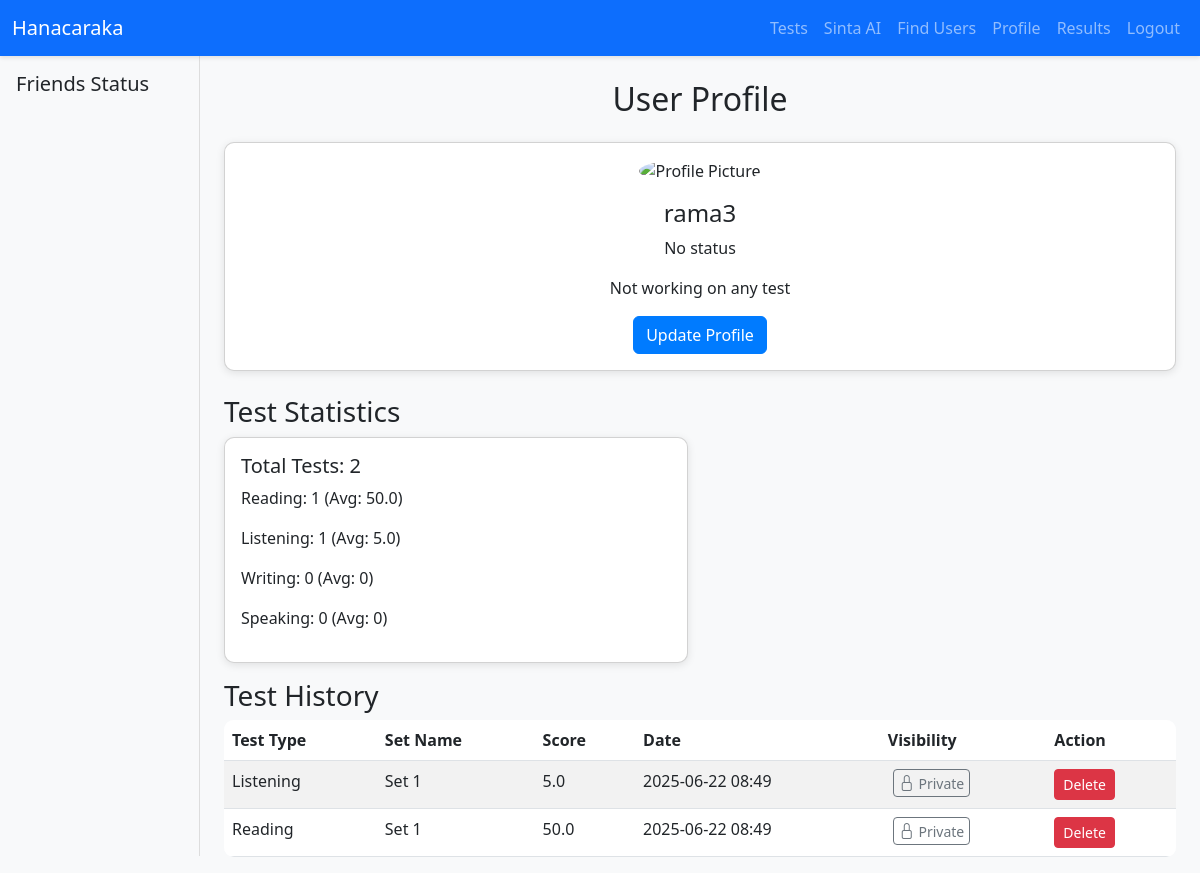
The page /profile/ (signed in) on the database its author committed.
### models.py (models this page shows, shortened)
class User(UserMixin, db.Model):
    id = db.Column(db.Integer, primary_key=True)
    username = db.Column(db.String(80), unique=True, nullable=False)
    password_hash = db.Column(db.String(128), nullable=False)
    profile_image = db.Column(db.LargeBinary, nullable=True)  # BLOB untuk profile picture
    tests = db.relationship('TestResult', backref='user', lazy=True)
    chat_sessions = db.relationship('ChatSession', backref='user', lazy=True)
    friendships = db.relationship('Friendship', foreign_keys='Friendship.user_id', backref='user', lazy=True)
    friend_requests_sent = db.relationship('FriendRequest', foreign_keys='FriendRequest.sender_id', backref='sender', lazy=True)
    friend_requests_received = db.relationship('FriendRequest', foreign_keys='FriendRequest.receiver_id', backref='receiver', lazy=True)
    status = db.relationship('UserStatus', backref='user', uselist=False, lazy=True)

class TestResult(db.Model):
    id = db.Column(db.Integer, primary_key=True)
    user_id = db.Column(db.Integer, db.ForeignKey('user.id'), nullable=False)
    test_type = db.Column(db.String(50), nullable=False)
    set_name = db.Column(db.String(100), nullable=False)
    score = db.Column(db.JSON, nullable=False)
    timestamp = db.Column(db.DateTime, nullable=False, default=datetime.utcnow)
    is_public = db.Column(db.Boolean, default=False)  # New column for public/private

### routes/profile.py (the view)
@profile.route('/')
@login_required
def profile_page():
    try:
        results = TestResult.query.filter_by(user_id=current_user.id).order_by(TestResult.timestamp.desc()).all()
        friends = Friendship.query.filter_by(user_id=current_user.id).all()
        friend_requests = FriendRequest.query.filter_by(receiver_id=current_user.id, status='pending').all()
        stats = {
            'total_tests': len(results),
            'reading_tests': sum(1 for r in results if r.test_type == 'reading'),
            'listening_tests': sum(1 for r in results if r.test_type == 'listening'),
            'writing_tests': sum(1 for r in results if r.test_type == 'writing'),
            'speaking_tests': sum(1 for r in results if r.test_type == 'speaking'),
            'avg_reading': 0,
            'avg_listening': 0,
            'avg_writing': 0,
            'avg_speaking': 0
        }
        reading_scores = [r.score.get('percentage', 0) for r in results if r.test_type == 'reading' and 'percentage' in r.score]
        listening_scores = [r.score.get('percentage', 0) for r in results if r.test_type == 'listening' and 'percentage' in r.score]
        writing_scores = [r.score.get('overall', 0) for r in results if r.test_type == 'writing' and 'overall' in r.score]
        speaking_scores = [r.score.get('overall', 0) for r in results if r.test_type == 'speaking' and 'overall' in r.score]
        stats['avg_reading'] = sum(reading_scores) / len(reading_scores) if reading_scores else 0
        stats['avg_listening'] = sum(listening_scores) / len(listening_scores) if listening_scores else 0
        stats['avg_writing'] = sum(writing_scores) / len(writing_scores) if writing_scores else 0
        stats['avg_speaking'] = sum(speaking_scores) / len(speaking_scores) if speaking_scores else 0
        return render_template('profile.html', results=results, stats=stats, user=current_user, friends=friends, friend_requests=friend_requests)
    except Exception as e:
        logger.error(f"Error loading profile for user {current_user.id}: {str(e)}", exc_info=True)
        return render_template('profile.html', results=[], stats={}, user=current_user, friends=[], friend_requests=[], error=str(e))

### app.py (called while the page is built)
@login_manager.user_loader
def load_user(user_id):
    return db.session.get(User, int(user_id))

@app.after_request
def add_no_cache(response):
    response.headers['Cache-Control'] = 'no-store, no-cache, must-revalidate, max-age=0'
    response.headers['Pragma'] = 'no-cache'
    response.headers['Expires'] = '0'
    return response

### templates/profile.html (shortened to what this page needs)
{% extends 'base.html' %}
{% block main_content %}
    <div class="container">
        <h2 class="text-center mb-4">User Profile</h2>
        <div class="card mb-4">
            <div class="card-body text-center">
                {% if user.profile_image %}
                    <img src="{{ url_for('profile.get_profile_image') }}" alt="Profile Picture" class="rounded-circle mb-3" style="width: 150px; height: 150px; object-fit: cover;">
                {% else %}
                    <div class="rounded-circle bg-secondary mb-3 mx-auto" style="width: 150px; height: 150px; line-height: 150px; color: white;">No Image</div>
                {% endif %}
                <h4>{{ user.username }}</h4>
                <p id="userStatus">{{ user.status.status if user.status else 'No status' }}</p>
                <p id="activeTest">
                    {% if user.status and user.status.active_test_id %}
                        {% set test = user.status.active_test %}
                        Working on {{ test.test_type|title }} test (Set: {{ test.set_name }})
                    {% else %}
                        Not working on any test
                    {% endif %}
                </p>
                <a href="{{ url_for('profile.update_profile') }}" class="btn btn-primary">Update Profile</a>
            </div>
        </div>
        <h3>Test Statistics</h3>
        <div class="row">
            <div class="col-md-6">
                <div class="card mb-3">
                    <div class="card-body">
                        <h5>Total Tests: {{ stats.total_tests|default(0) }}</h5>
                        <p>Reading: {{ stats.reading_tests|default(0) }} (Avg: {{ (stats.avg_reading|default(0))|round(2) }})</p>
                        <p>Listening: {{ stats.listening_tests|default(0) }} (Avg: {{ (stats.avg_listening|default(0))|round(2) }})</p>
                        <p>Writing: {{ stats.writing_tests|default(0) }} (Avg: {{ (stats.avg_writing|default(0))|round(2) }})</p>
                        <p>Speaking: {{ stats.speaking_tests|default(0) }} (Avg: {{ (stats.avg_speaking|default(0))|round(2) }})</p>
                    </div>
                </div>
            </div>
        </div>
        <h3>Test History <span id="friendRequestBadge" class="badge bg-primary" style="display: none;">0</span></h3>
        <table class="table table-striped">
            <thead>
                <tr>
                    <th>Test Type</th>
                    <th>Set Name</th>
                    <th>Score</th>
                    <th>Date</th>
                    <th>Visibility</th>
                    <th>Action</th>
                </tr>
            </thead>
            <tbody>
                {% for result in results %}
                    <tr id="result-{{ result.id }}">
                        <td>{{ result.test_type|title }}</td>
                        <td>{{ result.set_name }}</td>
                        <td>{{ result.score.get('overall', result.score.get('percentage', 0))|round(2) }}</td>
                        <td>{{ result.timestamp.strftime('%Y-%m-%d %H:%M') }}</td>
                        <td>
                            <button type="button" class="btn btn-outline-secondary btn-sm toggle-public"
                                    data-result-id="{{ result.id }}"
                                    data-is-public="{{ result.is_public|lower }}"
                                    data-url="{{ url_for('profile.toggle_public', result_id=result.id) }}"
                                    aria-label="Toggle public/private">
                                <i class="bi {{ 'bi-globe' if result.is_public else 'bi-lock' }}"></i>
                                {{ 'Public' if result.is_public else 'Private' }}
                            </button>
                        </td>
                        <td>
                            <form class="delete-result-form"
                                  data-result-id="{{ result.id }}"
                                  data-url="{{ url_for('profile.delete_result', result_id=result.id) }}"
                                  method="POST">
                                <button type="submit" class="btn btn-danger btn-sm">Delete</button>
                            </form>
                        </td>
                    </tr>
                {% endfor %}
            </tbody>
        </table>
    </div>
{% endblock %}

### static/css/base.css (style rules this page uses)
body { background-color: #f8f9fa; }
.card { border-radius: 10px; box-shadow: 0 2px 8px rgba(0,0,0,0.1); }
.btn-primary { background-color: #007bff; border-color: #007bff; transition: background-color 0.3s; }
.table { background-color: white; border-radius: 10px; overflow: hidden; }
.toggle-public { padding: 5px; line-height: 1; margin-left: 5px; }
.toggle-public i { font-size: 1rem; }

### rows shown on the page
User: username "rama3"
TestResult: test_type "Listening", set_name "Set 1", score.get "5.0", timestamp "2025-06-22 08:49", is_public "Private"
TestResult: test_type "Reading", set_name "Set 1", score.get "50.0", timestamp "2025-06-22 08:49", is_public "Private"

### other values the page prints
{{ user.status.status if user.status else 'No status' }} "No status"
{{ stats.total_tests|default(0) }} "2"
{{ stats.reading_tests|default(0) }} "1"
{{ (stats.avg_reading|default(0))|round(2) }} "50.0"
{{ stats.listening_tests|default(0) }} "1"
{{ (stats.avg_listening|default(0))|round(2) }} "5.0"
{{ stats.writing_tests|default(0) }} "0"
{{ (stats.avg_writing|default(0))|round(2) }} "0"
{{ stats.speaking_tests|default(0) }} "0"
{{ (stats.avg_speaking|default(0))|round(2) }} "0"
